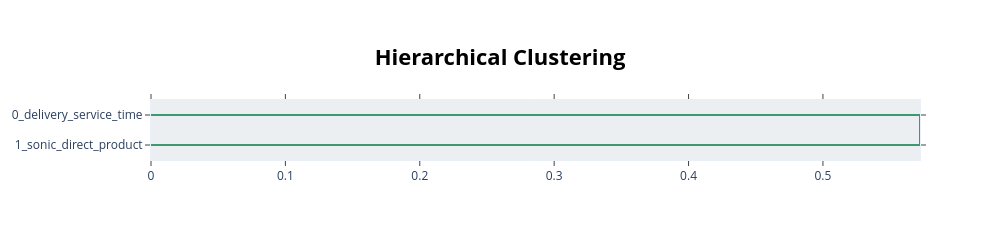

The notebook cell this image was saved under:
### Code cell
# Jerarquia entre topics para ver si algunos grupos podrian fusionarse conceptualmente.
topic_model_emp.visualize_hierarchy()

### Figure 1 — Plotly figure (JSON) as saved in the notebook; plotly's stock layout.template omitted (floating-point values rounded to 4 significant figures)
{"data": [{"hoverinfo": "text", "marker": {"color": "rgb(61,153,112)"}, "mode": "lines", "type": "scatter", "x": [0.0, 0.5722, 0.5722, 0.0], "xaxis": "x", "y": [-5.0, -5.0, -15.0, -15.0], "yaxis": "y"}], "layout": {"autosize": false, "height": 230, "hoverlabel": {"bgcolor": "white", "font": {"family": "Rockwell", "size": 16}}, "hovermode": "closest", "plot_bgcolor": "#ECEFF1", "showlegend": false, "title": {"font": {"color": "Black", "size": 22}, "text": "<b>Hierarchical Clustering</b>", "x": 0.5, "xanchor": "center", "yanchor": "top"}, "width": 1000, "xaxis": {"mirror": "allticks", "rangemode": "tozero", "showgrid": false, "showline": true, "showticklabels": true, "ticks": "outside", "type": "linear", "zeroline": false}, "yaxis": {"mirror": "allticks", "range": [-20, 0], "rangemode": "tozero", "showgrid": false, "showline": true, "showticklabels": true, "tickmode": "array", "ticks": "outside", "ticktext": ["0_delivery_service_time", "1_sonic_direct_product"], "tickvals": [-5, -15], "type": "linear", "zeroline": false}}}
